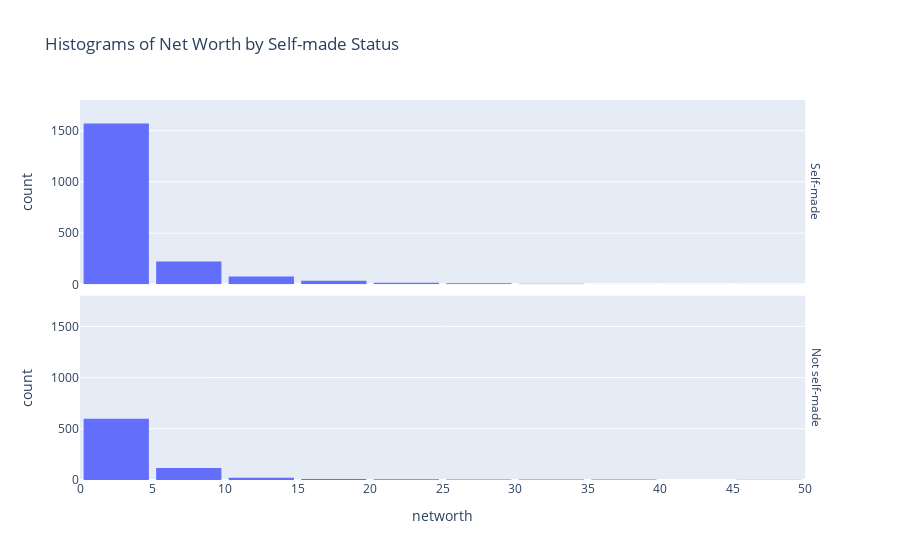
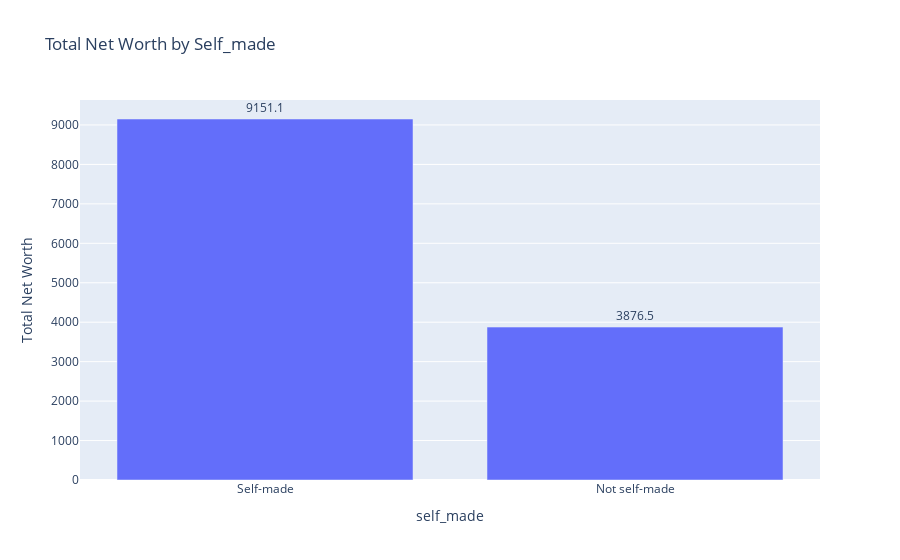

Notebook cell for these charts, in order:
### Code cell
#Remove null safe_made values
df_selfmade = df[~df['self_made'].isnull()]

#Make histogram of net worth faceted by self made status
selfmade_hist = px.histogram(df_selfmade, 
                   x="networth", 
                   facet_row="self_made", 
                   range_x=(0, 50), 
                   range_y=(0, 1600),
                   facet_col_spacing=0.05,
                   nbins=40, 
                   title="Histograms of Net Worth by Self-made Status")

selfmade_hist.update_layout(bargap=0.1)
selfmade_hist.update_yaxes(range=[0, 1800])
selfmade_hist.update_xaxes(nticks=20)
selfmade_hist.for_each_annotation(lambda a: a.update(text=a.text.split("=")[-1]))

#Plot total worth by self made status
worth_by_selfmade = plot_worth_unstacked("self_made")
worth_by_selfmade.update_yaxes(nticks=10)

display(selfmade_hist, worth_by_selfmade)

### Figure 1 — Plotly figure (JSON) as saved in the notebook; plotly's stock layout.template omitted (floating-point values rounded to 4 significant figures; data arrays with more than 128 entries replaced by an {"elided": "..."} marker saying what was removed)
{"data": [{"alignmentgroup": "True", "bingroup": "x", "hovertemplate": "self_made=Self-made<br>networth=%{x}<br>count=%{y}<extra></extra>", "legendgroup": "", "marker": {"color": "#636efa", "pattern": {"shape": ""}}, "name": "", "nbinsx": 40, "offsetgroup": "", "orientation": "v", "showlegend": false, "type": "histogram", "x": {"elided": "1960 float values"}, "xaxis": "x2", "yaxis": "y2"}, {"alignmentgroup": "True", "bingroup": "x", "hovertemplate": "self_made=Not self-made<br>networth=%{x}<br>count=%{y}<extra></extra>", "legendgroup": "", "marker": {"color": "#636efa", "pattern": {"shape": ""}}, "name": "", "nbinsx": 40, "offsetgroup": "", "orientation": "v", "showlegend": false, "type": "histogram", "x": {"elided": "777 float values"}, "xaxis": "x", "yaxis": "y"}], "layout": {"annotations": [{"font": {}, "showarrow": false, "text": "Not self-made", "textangle": 90, "x": 0.98, "xanchor": "left", "xref": "paper", "y": 0.2425, "yanchor": "middle", "yref": "paper"}, {"font": {}, "showarrow": false, "text": "Self-made", "textangle": 90, "x": 0.98, "xanchor": "left", "xref": "paper", "y": 0.7575, "yanchor": "middle", "yref": "paper"}], "bargap": 0.1, "barmode": "relative", "legend": {"tracegroupgap": 0}, "title": {"text": "Histograms of Net Worth by Self-made Status"}, "xaxis": {"anchor": "y", "domain": [0, 0.98], "nticks": 20, "range": [0, 50], "title": {"text": "networth"}}, "xaxis2": {"anchor": "y2", "domain": [0, 0.98], "matches": "x", "nticks": 20, "showticklabels": false}, "yaxis": {"anchor": "x", "domain": [0, 0.485], "range": [0, 1800], "title": {"text": "count"}}, "yaxis2": {"anchor": "x2", "domain": [0.515, 1], "matches": "y", "range": [0, 1800], "title": {"text": "count"}}}}

### Figure 2 — Plotly figure (JSON) as saved in the notebook; plotly's stock layout.template omitted (floating-point values rounded to 4 significant figures)
{"data": [{"alignmentgroup": "True", "hovertemplate": "self_made=%{x}<br>networth=%{text}<extra></extra>", "legendgroup": "", "marker": {"color": "#636efa", "pattern": {"shape": ""}}, "name": "", "offsetgroup": "", "orientation": "v", "showlegend": false, "text": ["9151.1", "3876.5"], "textposition": "outside", "type": "bar", "x": ["Self-made", "Not self-made"], "xaxis": "x", "y": [9151.0, 3876.0], "yaxis": "y"}], "layout": {"barmode": "relative", "legend": {"tracegroupgap": 0}, "title": {"text": "Total Net Worth by Self_made"}, "xaxis": {"anchor": "y", "domain": [0, 1], "title": {"text": "self_made"}}, "yaxis": {"anchor": "x", "domain": [0, 1], "nticks": 10, "title": {"text": "Total Net Worth"}}}}
